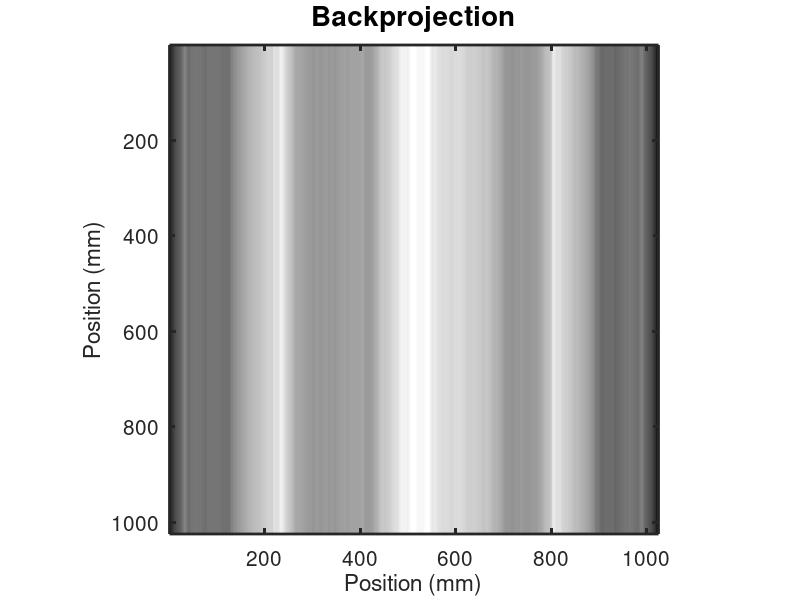

Source code (MATLAB): (Note: this script raises an error after producing the figure.)
clear all;
close all;
clc;

load matlab_monday_01.mat;

P1 = image_01.im;
P2 = image_02.im;

[sy1, sx1] = size(P1);  % image size, P1
[sy2, sx2] = size(P2);  % image size, P2
res1_x = 2; % image resolution x, P1
res1_y = 2; % image resolution y, P1
res2_x = 0.25; % image resolution x, P2
res2_y = 0.25; % image resolution y, P2

%% Line profile of image_01.

line_profile = sum(P1);
plot((1:sx1)*res1_x,line_profile,'LineWidth',1.5); axis square
xlabel('Position (mm)','FontSize',20)
ylabel('Sum of Intensity','FontSize',20)
set(gca,'FontSize',15,'LineWidth',2)

%% Backprojection

bp = repmat(line_profile,[sy1,1]);
recon = bp;
imagesc([1 sx1]*res1_x,[1 sy1]*res1_y,bp);axis square; colormap gray
xlabel('Position (mm)','FontSize',20)
ylabel('Position (mm)','FontSize',20)
set(gca,'FontSize',15,'LineWidth',2)
title('Backprojection','FontSize',20)

%% Unfiltered backprojection

angle = 180;

[recon, line_profile] = UnfilteredBP(P1, angle);

subplot(1,2,1)
imagesc([1 sx1]*res1_x,[1 sy1]*res1_y,recon); colormap(gray)
axis image;
xlabel(['Position (mm)'],'FontSize',20)
title('Backprojection with 180 projections','FontSize',20)
ylabel('Position (mm)','FontSize',20)
set(gca,'FontSize',15,'LineWidth',2)

subplot(1,2,2)
imagesc(line_profile); axis image;
xlabel('Position (mm)','FontSize',20)
ylabel('Degrees','FontSize',20)
set(gca,'FontSize',15,'LineWidth',2)
title('Sinogram','FontSize',20)

%% Filtered backprojection

[recon_all, recon_low, recon_high, recon_ram] = FilteredBP(P1, angle, line_profile);

subplot(2,3,1)
imagesc((recon_all)); axis image; axis off;
title('All pass filter')

subplot(2,3,2)
imagesc((recon_low)); axis image; axis off;
title('Low pass filter')

subplot(2,3,3)
imagesc((recon_high)); axis image; axis off;
title('High pass filter')

subplot(2,3,4)
imagesc((recon_ram)); axis image; axis off;
title('Ram-lak pass filter')

%% Using radon and iradon to process P2.

figure

num_angles = angle;
angles = 0:(180/(num_angles-1)):angle;
line_profile_2 = radon(P2, angle);
recon_2 = iradon(permute(line_profile_2,[2 1]),angles(2)-angles(1),sy2,'linear');

subplot(1,2,1)
imagesc([1 sx2]*res2_x,[1 sy2]*res2_y,recon_2); axis image; axis off;
title('Recon using iradon')

subplot(1,2,2)
imagesc([1 sx2]*res2_x,[1 sy2]*res2_y,line_profile_2); axis image; axis off;
title('Line profile using iradon')